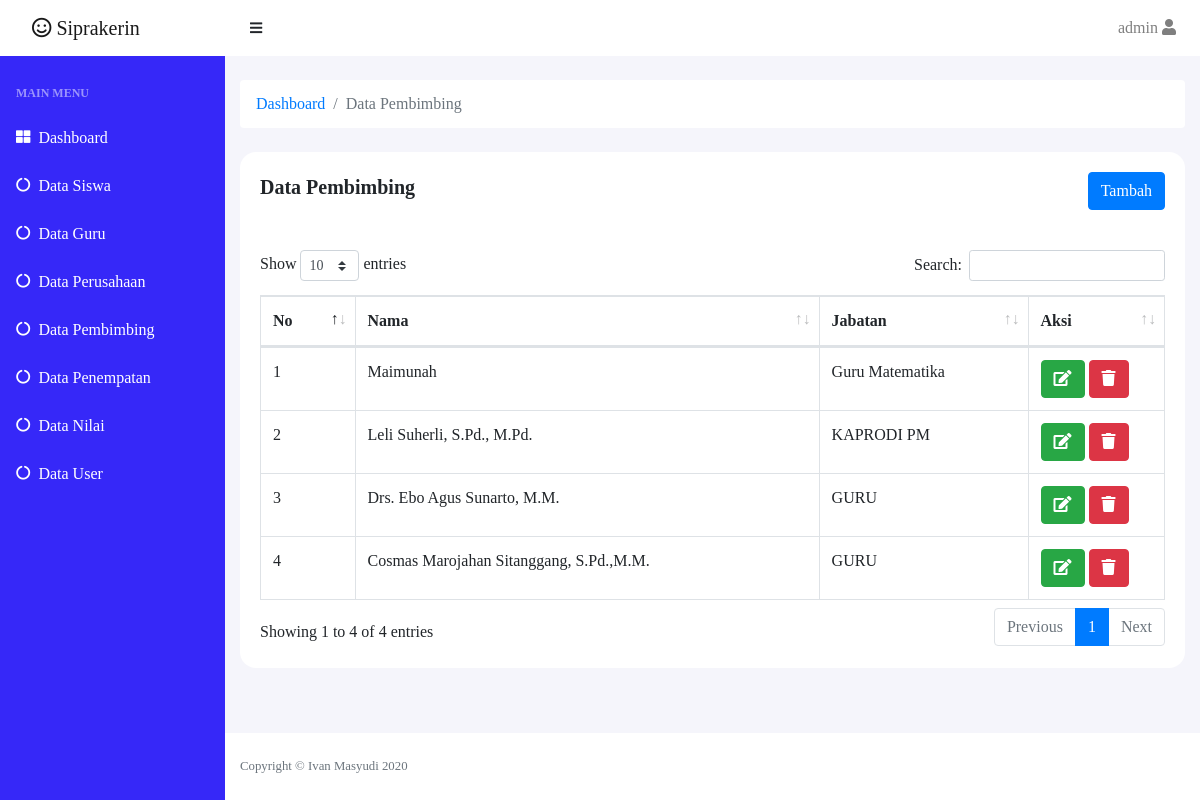
/page/admin/index.php?page=pembimbing (signed in), run on the app's committed database.
### tables this page shows
CREATE TABLE `tblpembimbing` (
  `id_pembimbing` int(11) NOT NULL,
  `id_guru` int(11) NOT NULL
);

CREATE TABLE `tblguru` (
  `id_guru` int(11) NOT NULL,
  `NIP` char(20) NOT NULL,
  `nama_guru` varchar(50) NOT NULL,
  `alamat_guru` varchar(50) NOT NULL,
  `tmpt_lahir` varchar(50) NOT NULL,
  `tgl_lahir` date NOT NULL,
  `id_jk` char(11) NOT NULL,
  `id_agama` int(11) NOT NULL,
  `jabatan` varchar(50) NOT NULL
);

### page/admin/pembimbing.php (shortened to what this page needs)
<ol class="breadcrumb mb-4 mt-4 bg-white">
    <li class="breadcrumb-item"><a href="index.html">Dashboard</a></li>
    <li class="breadcrumb-item active">Data Pembimbing</li>
</ol>
<div class="wood mb-4">
    <div class="wood-header">
        Data Pembimbing
        <a href="index.php?page=add_pembimbing" class="btn btn-primary float-md-right">Tambah</a>
    </div>
    <div class="wood-body">
        <div class="table-responsive">
            <table class="table table-bordered" id="dataTable" width="100%" cellspacing="0">
                <thead>
                    <tr>
                        <th>No</th>
                        <th>Nama</th>
                        <th>Jabatan</th>
                        <th>Aksi</th>
                    </tr>
                </thead>
                <tbody>
                    <?php
                    $sql = "SELECT * FROM tblpembimbing, tblguru WHERE tblpembimbing.id_guru = tblguru.id_guru";
                    $result = $conn->query($sql);
                    $no = 1;
                    if ($result->num_rows > 0) {
                        while ($data = $result->fetch_assoc()) {
                    ?>
                            <tr>
                                <td><?php echo $no++; ?></td>
                                <td><?php echo $data['nama_guru']; ?></td>
                                <td><?php echo $data['jabatan']; ?></td>
                                <td style="width:15%;">
                                    <a data-toggle="modal" data-target="#exampleModal<?php echo $data['id_pembimbing']; ?>" class="btn btn-success"><i class="fas fa-edit"></i></a>
                                    <a data-toggle="modal" data-target="#deleteModal<?php echo $data['id_pembimbing']; ?>" class="btn btn-danger"><i class="fas fa-trash"></i></a>
                                </td>
                            </tr>
                    <?php
                        }
                    } else {
                    }
                    ?>
                </tbody>
            </table>
        </div>
    </div>
</div>

### assets/css/style.css (style rules this page uses)
body { font-family: "Poppins" !important; font-size: 1rem !important; }
.wood { position: relative; display: -ms-flexbox; display: flex; -ms-flex-direction: column; flex-direction: column; min-width: 0; word-wrap: break-word; background-color: #fff; background-clip: border-box; border-radius: 1rem; }
.wood-body { -ms-flex: 1 1 auto; flex: 1 1 auto; min-height: 1px; padding: 1.25rem; }
.wood-header { padding: 1.25rem 1.25rem; margin-bottom: 0; font-weight: bold; font-size: 1.25rem; }

### data on the page
tblpembimbing: id_guru.nama_guru "Maimunah", id_guru.jabatan "Guru Matematika"
tblpembimbing: id_guru.nama_guru "Leli Suherli, S.Pd., M.Pd.", id_guru.jabatan "KAPRODI PM"
tblpembimbing: id_guru.nama_guru "Drs. Ebo Agus Sunarto, M.M.", id_guru.jabatan "GURU"
tblpembimbing: id_guru.nama_guru "Cosmas Marojahan Sitanggang, S.Pd.,M.M.", id_guru.jabatan "GURU"

### other printed values
$_SESSION['username'] "admin"
